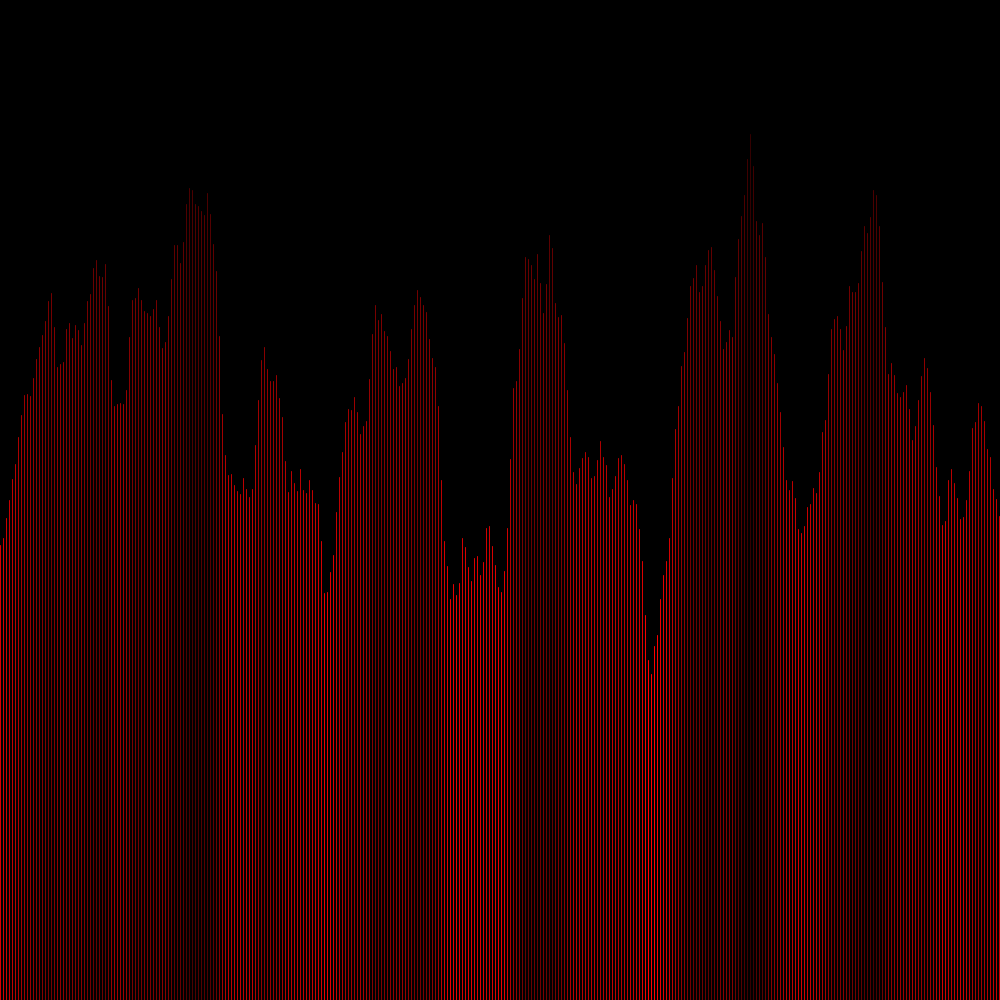
Frame 1 (no input)
Frame 60 (the mouse pressed at the canvas centre just before this capture): identical to frame 1, image omitted
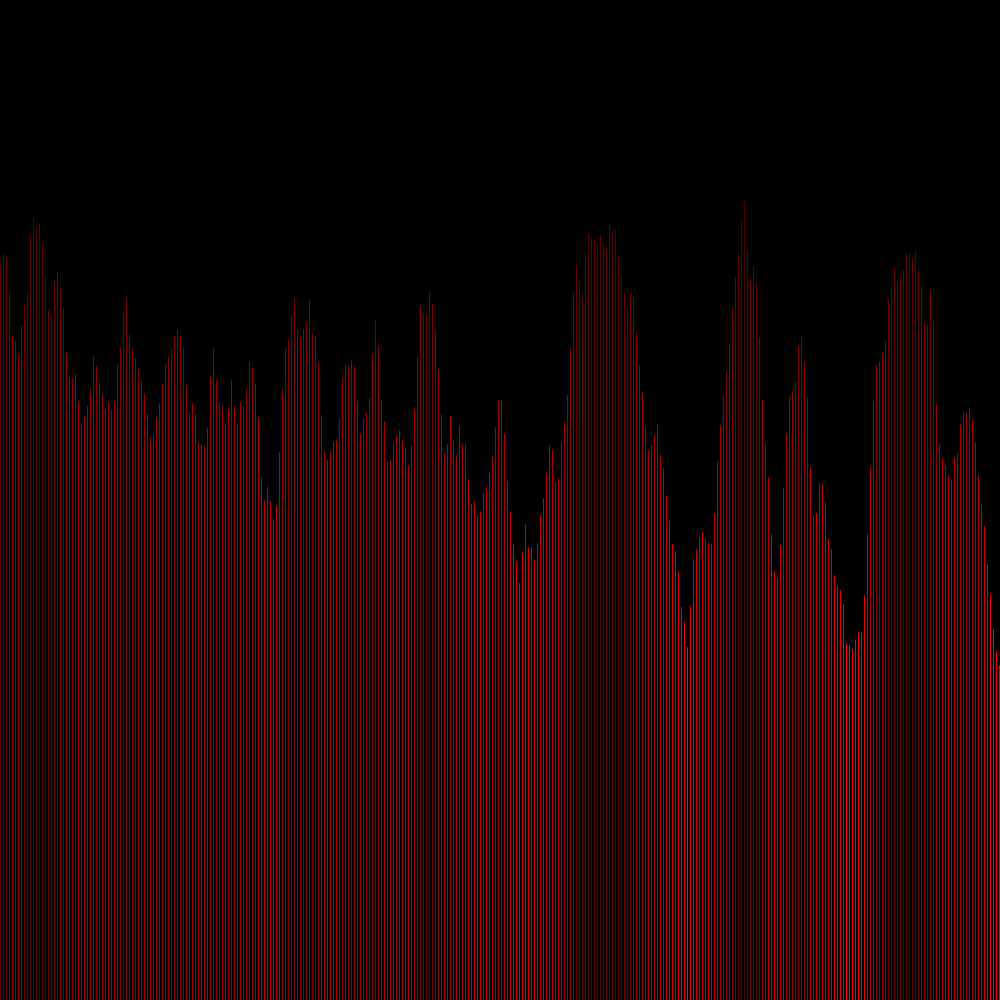
Frame 120 (the mouse held since frame 60 and released just before this capture)

The Processing sketch that drew these frames (run headless with seeded random() and noise(); from frame 60 on, the mouse is pressed at the canvas centre):

// Processing sketch: processing_43479
// ── processing_43479.pde

void setup()
{  
  size(1000, 1000);  
}  
float noiseScale=0.02;
void draw() 
{
  background(0);
  for(int x=0; x < width; ) 
  {
    //float noiseVal = noise((mouseX+x)*noiseScale,x*noiseScale);
     float noiseVal = noise((mouseX+x)*noiseScale,x*noiseScale);
    stroke(noiseVal*355,0,0);
    //line(x, noiseVal*1000, x, height);
    line(x, noiseVal*900, x, height);
    //ellipse(x, mouseY+noiseVal*8, mouseX, height/4);
    x = x + 3;
  }
  
}            
